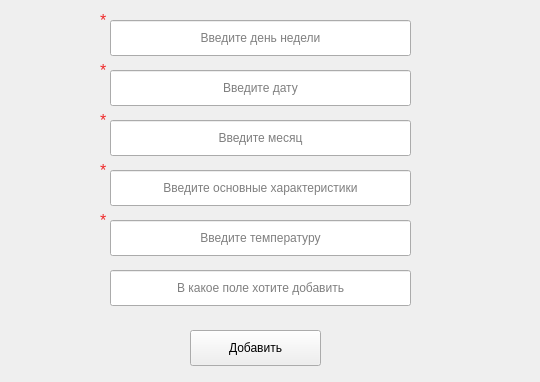
<?xml version="1.0" encoding="UTF-8"?>
<ui version="4.0">
 <class>AddingNewWeatherRecord</class>
 <widget class="QWidget" name="AddingNewWeatherRecord">
  <property name="geometry">
   <rect>
    <x>0</x>
    <y>0</y>
    <width>540</width>
    <height>382</height>
   </rect>
  </property>
  <property name="minimumSize">
   <size>
    <width>540</width>
    <height>382</height>
   </size>
  </property>
  <property name="maximumSize">
   <size>
    <width>540</width>
    <height>382</height>
   </size>
  </property>
  <property name="windowTitle">
   <string>Добавление записи</string>
  </property>
  <widget class="QPushButton" name="addRecordPushButton">
   <property name="geometry">
    <rect>
     <x>190</x>
     <y>330</y>
     <width>131</width>
     <height>36</height>
    </rect>
   </property>
   <property name="text">
    <string>Добавить</string>
   </property>
  </widget>
  <widget class="QLineEdit" name="weekdayLineEdit">
   <property name="geometry">
    <rect>
     <x>110</x>
     <y>20</y>
     <width>301</width>
     <height>36</height>
    </rect>
   </property>
   <property name="alignment">
    <set>Qt::AlignCenter</set>
   </property>
   <property name="placeholderText">
    <string>Введите день недели</string>
   </property>
  </widget>
  <widget class="QLineEdit" name="dateLineEdit">
   <property name="geometry">
    <rect>
     <x>110</x>
     <y>70</y>
     <width>301</width>
     <height>36</height>
    </rect>
   </property>
   <property name="alignment">
    <set>Qt::AlignCenter</set>
   </property>
   <property name="placeholderText">
    <string>Введите дату</string>
   </property>
  </widget>
  <widget class="QLineEdit" name="monthLineEdit">
   <property name="geometry">
    <rect>
     <x>110</x>
     <y>120</y>
     <width>301</width>
     <height>36</height>
    </rect>
   </property>
   <property name="alignment">
    <set>Qt::AlignCenter</set>
   </property>
   <property name="placeholderText">
    <string>Введите месяц</string>
   </property>
  </widget>
  <widget class="QLineEdit" name="labelLineEdit">
   <property name="geometry">
    <rect>
     <x>110</x>
     <y>170</y>
     <width>301</width>
     <height>36</height>
    </rect>
   </property>
   <property name="alignment">
    <set>Qt::AlignCenter</set>
   </property>
   <property name="placeholderText">
    <string>Введите основные характеристики</string>
   </property>
  </widget>
  <widget class="QLineEdit" name="temperatureLineEdit">
   <property name="geometry">
    <rect>
     <x>110</x>
     <y>220</y>
     <width>301</width>
     <height>36</height>
    </rect>
   </property>
   <property name="alignment">
    <set>Qt::AlignCenter</set>
   </property>
   <property name="placeholderText">
    <string>Введите температуру</string>
   </property>
  </widget>
  <widget class="QLineEdit" name="whichLineLineEdit">
   <property name="geometry">
    <rect>
     <x>110</x>
     <y>270</y>
     <width>301</width>
     <height>36</height>
    </rect>
   </property>
   <property name="alignment">
    <set>Qt::AlignCenter</set>
   </property>
   <property name="placeholderText">
    <string>В какое поле хотите добавить</string>
   </property>
  </widget>
  <widget class="QLabel" name="necessary">
   <property name="geometry">
    <rect>
     <x>100</x>
     <y>10</y>
     <width>20</width>
     <height>20</height>
    </rect>
   </property>
   <property name="font">
    <font>
     <pointsize>12</pointsize>
    </font>
   </property>
   <property name="styleSheet">
    <string notr="true">color: rgb(239, 41, 41)</string>
   </property>
   <property name="text">
    <string>*</string>
   </property>
  </widget>
  <widget class="QLabel" name="necessary_2">
   <property name="geometry">
    <rect>
     <x>100</x>
     <y>60</y>
     <width>20</width>
     <height>20</height>
    </rect>
   </property>
   <property name="font">
    <font>
     <pointsize>12</pointsize>
    </font>
   </property>
   <property name="styleSheet">
    <string notr="true">color: rgb(239, 41, 41)</string>
   </property>
   <property name="text">
    <string>*</string>
   </property>
  </widget>
  <widget class="QLabel" name="necessary_3">
   <property name="geometry">
    <rect>
     <x>100</x>
     <y>110</y>
     <width>20</width>
     <height>20</height>
    </rect>
   </property>
   <property name="font">
    <font>
     <pointsize>12</pointsize>
    </font>
   </property>
   <property name="styleSheet">
    <string notr="true">color: rgb(239, 41, 41)</string>
   </property>
   <property name="text">
    <string>*</string>
   </property>
  </widget>
  <widget class="QLabel" name="necessary_4">
   <property name="geometry">
    <rect>
     <x>100</x>
     <y>160</y>
     <width>20</width>
     <height>20</height>
    </rect>
   </property>
   <property name="font">
    <font>
     <pointsize>12</pointsize>
    </font>
   </property>
   <property name="styleSheet">
    <string notr="true">color: rgb(239, 41, 41)</string>
   </property>
   <property name="text">
    <string>*</string>
   </property>
  </widget>
  <widget class="QLabel" name="necessary_5">
   <property name="geometry">
    <rect>
     <x>100</x>
     <y>210</y>
     <width>20</width>
     <height>20</height>
    </rect>
   </property>
   <property name="font">
    <font>
     <pointsize>12</pointsize>
    </font>
   </property>
   <property name="styleSheet">
    <string notr="true">color: rgb(239, 41, 41)</string>
   </property>
   <property name="text">
    <string>*</string>
   </property>
  </widget>
 </widget>
 <resources/>
 <connections/>
</ui>
